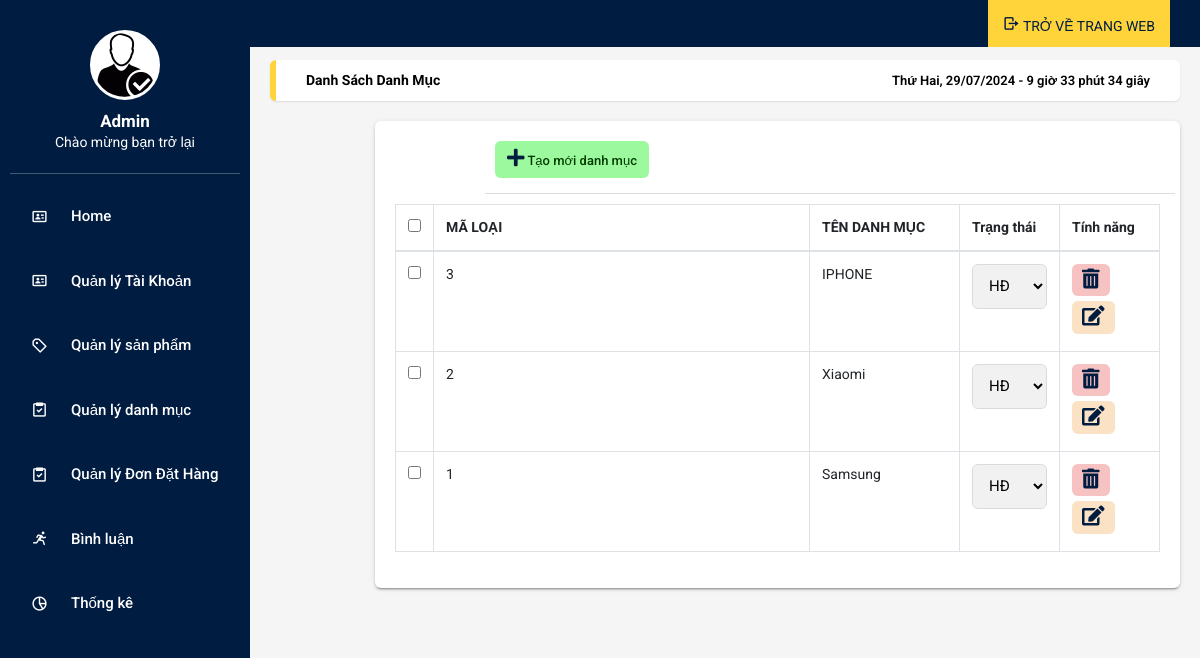
Screenshot of /admin/index.php?act=listdm with the database file from the repository.
### tables this page shows
CREATE TABLE `danhmuc` (
  `id` int NOT NULL,
  `name` varchar(255) NOT NULL,
  `trangthai` int NOT NULL
);

### admin/model/pdo.php (called while the page is built, shortened)
<?php
function pdo_get_connection(){
    $dburl = "mysql:host=localhost;dbname=duan1;charset=utf8";
    $username = 'root';
    $password = '';
    $conn = new PDO($dburl, $username, $password);
    $conn->setAttribute(PDO::ATTR_ERRMODE, PDO::ERRMODE_EXCEPTION);
    return $conn;
}
function pdo_query($sql){
    $sql_args = array_slice(func_get_args(), 1);
    try{
        $conn = pdo_get_connection();
        $stmt = $conn->prepare($sql);
        $stmt->execute($sql_args);
        $rows = $stmt->fetchAll();
        return $rows;
    }
    catch(PDOException $e){
        throw $e;
    }
    finally{
        unset($conn);
    }
}

### admin/model/danhmuc.php (called while the page is built, shortened)
<?php
function loadall_danhmuc()
{
    $sql = "SELECT * FROM danhmuc order by id desc";
    $listdanhmuc = pdo_query($sql);
    return $listdanhmuc;
}

### admin/danhmuc/list.php (the view, shortened to what this page needs)
<main class="app-content">
  <div class="app-title">
    <ul class="app-breadcrumb breadcrumb side">
      <li class="breadcrumb-item active"><a href="#"><b>Danh sách danh mục</b></a></li>
    </ul>
    <div id="clock"></div>
  </div>
  <div class="row">
    <div class="col-md-12">
      <div class="tile">
        <div class="tile-body">
          <div class="row element-button">
            <div class="col-sm-2">
              <a class="btn btn-add btn-sm" href="index.php?act=adddm" title="Thêm"><i class="fas fa-plus"></i>
                Tạo mới danh mục</a>
            </div>
          </div>
          <table class="table table-hover table-bordered js-copytextarea" cellpadding="0" cellspacing="0" border="0" id="sampleTable">
            <thead>
              <tr>
                <th width="10"><input type="checkbox" id="all"></th>
                <th>MÃ LOẠI</th>
                <th width="150">TÊN DANH MỤC</th>
                <th width="100">Trạng thái</th>
                <th width="100">Tính năng</th>
              </tr>
            </thead>
            <tbody>
              <?php
              foreach ($listdanhmuc as $danhmuc) {
                extract($danhmuc);
                $suadm = "index.php?act=suadm&id=" . $id;
                $xoadm = "index.php?act=xoadm&id=" . $id;
                $trangthai_options = '
                  <select class="form-control" onchange="updateTrangThai(' . $id . ', this.value)">
                    <option value="0"' . ($trangthai == 0 ? ' selected' : '') . '>HĐ</option>
                    <option value="1"' . ($trangthai == 1 ? ' selected' : '') . '>Không hoạt động</option>
                  </select>';
                echo '<tr>
                 <td><input type="checkbox" name="" id=""></td>
                 <td>' . $id . '</td>
                 <td>' . $name . '</td>
                 <td>' . $trangthai_options . '</td>
                 <td class="table-td-center">
                    <a href ="' . $xoadm . '"><button class="btn btn-primary btn-sm trash" type="button" title="Xóa"
                      onclick="myFunction(this)"><i class="fas fa-trash-alt"></i></button></a>
                    <a href ="' . $suadm . '"><button class="btn btn-primary btn-sm edit" type="button" title="Sửa" id="show-emp"
                      data-toggle="modal" data-target="#ModalUP"><i class="fas fa-edit"></i></button></a>
                  </td>
                </tr>';
              }
              ?>
            </tbody>
          </table>
        </div>
      </div>
    </div>
  </div>
</main>
</body>
</html>

### admin/css/main.css (style rules this page uses)
:root { --font_family: 'Roboto', sans-serif; --main_color: #001C40; --main_bg: #FFD43B; --login_bg: #001C40; --white_bg:#ffffff; --onehundred_percent:100%; --black_color:#000; --back_bg:#000000; --margin_0:0px; --padding_0:0px; --none:none; --transparent:transparent; --font_14:14px; --font_13:13px; --font_15:15px; --font_17:17px; --font-22:22px; --nine-900:900; --center:center; --one_five:1.5; --radius_5px:.357rem; --vh_100:100vh; --h_45:45px; --auto:auto; --w_960px: 960px; --w_316:316px; --w_500: 500; --w300:300px; --flex-element:flex; --wrap-element:wrap; --radius_10:10px; --px_1:1px; --e_flex:flex; --shadow-form:1px 1px 10px #00000070; --hidden-element:hidden; --bg-cover:cover; --cursor_pointer:pointer; --p_wrap_login:100px 100px 50px 100px; --shadow_login:0px 0px 20px 0px #0000003b; }
* { margin: var(--margin_0); padding: var(--padding_0); box-sizing: border-box; }
body, html { height: var(--onehundred_percent); font-family: var(--font_family); background: var(--white_bg); }
a { font-family: var(--font_family); font-size: var(--font_14); color: var(--black_color); margin: var(--margin_0); }
ul, li { margin: var(--margin_0); list-style-type: var(--none); }
input { outline: var(--none); border: var(--none); }
button { outline: var(--none) !important; border: var(--none); background: var(--transparent); }
.symbol-input100 i,.fas { color: var(--main_color) !important; font-size: 20px; }
.fas, .far { color: var(--black_color); }

### rows the page displays
danhmuc: id "3", name "IPHONE", trangthai+id "HĐ"
danhmuc: id "2", name "Xiaomi", trangthai+id "HĐ"
danhmuc: id "1", name "Samsung", trangthai+id "HĐ"
